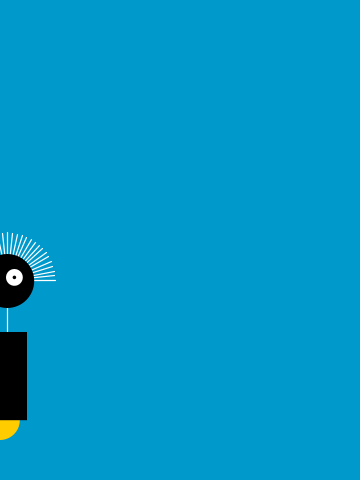
Frame 1 (no input)
Frame 60 (the mouse pressed at the canvas centre just before this capture): identical to frame 1, image omitted
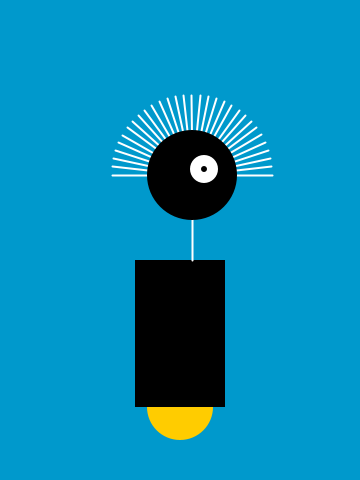
Frame 120 (the mouse held since frame 60 and released just before this capture)

The Processing sketch that drew these frames (run headless with seeded random() and noise(); from frame 60 on, the mouse is pressed at the canvas centre):

// Processing sketch: Robot04_Transform
// ── Robot04_Transform.pde
float x = 60;          // X-coordinate
float y = 440;         // Y-coordinate
int radius = 45;       // Head Radius
int bodyHeight = 180;  // Body Height
int neckHeight = 40;   // Neck Height

float easing = 0.04;

void setup() {
  size(360, 480);
  ellipseMode(RADIUS);
}

void draw() {
  strokeWeight(2);

  float neckY = -1 * (bodyHeight + neckHeight + radius);

  background(0, 153, 204);

  translate(mouseX, y);  // Move all to (mouseX, y)

  if (mousePressed) {
    scale(1.0);
  } else {
    scale(0.6);  // 60% size when mouse is pressed
  }

  // Body
  noStroke();
  fill(255, 204, 0);
  ellipse(0, -33, 33, 33);
  fill(0);
  rect(-45, -bodyHeight, 90, bodyHeight-33);

  // Neck
  stroke(255);
  line(12, -bodyHeight, 12, neckY); 

  // Hair
  pushMatrix();
  translate(12, neckY);
  float angle = -PI/30.0;
  for (int i = 0; i <= 30; i++) {
    line(80, 0, 0, 0);
    rotate(angle);
  }
  popMatrix();

  // Head
  noStroke();
  fill(0);
  ellipse(12, neckY, radius, radius); 
  fill(255);
  ellipse(24, neckY-6, 14, 14);
  fill(0);
  ellipse(24, neckY-6, 3, 3);
}
